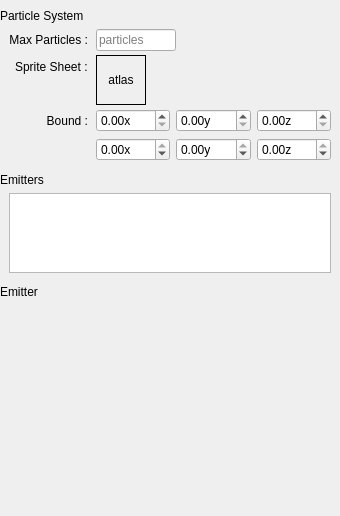
<?xml version="1.0" encoding="UTF-8"?>
<ui version="4.0">
 <class>Properties</class>
 <widget class="QDockWidget" name="Properties">
  <property name="geometry">
   <rect>
    <x>0</x>
    <y>0</y>
    <width>340</width>
    <height>516</height>
   </rect>
  </property>
  <property name="minimumSize">
   <size>
    <width>330</width>
    <height>91</height>
   </size>
  </property>
  <property name="features">
   <set>QDockWidget::DockWidgetMovable</set>
  </property>
  <property name="allowedAreas">
   <set>Qt::LeftDockWidgetArea|Qt::RightDockWidgetArea</set>
  </property>
  <property name="windowTitle">
   <string>Properties</string>
  </property>
  <widget class="QWidget" name="DockContents">
   <layout class="QVBoxLayout" name="verticalLayout">
    <property name="spacing">
     <number>0</number>
    </property>
    <property name="leftMargin">
     <number>0</number>
    </property>
    <property name="topMargin">
     <number>0</number>
    </property>
    <property name="rightMargin">
     <number>0</number>
    </property>
    <property name="bottomMargin">
     <number>0</number>
    </property>
    <item>
     <widget class="QScrollArea" name="Scroller">
      <property name="frameShape">
       <enum>QFrame::NoFrame</enum>
      </property>
      <property name="sizeAdjustPolicy">
       <enum>QAbstractScrollArea::AdjustToContents</enum>
      </property>
      <property name="widgetResizable">
       <bool>true</bool>
      </property>
      <widget class="QWidget" name="ScrollerContents">
       <property name="geometry">
        <rect>
         <x>0</x>
         <y>0</y>
         <width>340</width>
         <height>494</height>
        </rect>
       </property>
       <layout class="QVBoxLayout" name="verticalLayout_2" stretch="0,0,0,0,0,0,1">
        <property name="spacing">
         <number>0</number>
        </property>
        <property name="leftMargin">
         <number>0</number>
        </property>
        <property name="rightMargin">
         <number>0</number>
        </property>
        <item>
         <widget class="QLabel" name="ParticleHeader">
          <property name="autoFillBackground">
           <bool>false</bool>
          </property>
          <property name="text">
           <string>Particle System</string>
          </property>
          <property name="class" stdset="0">
           <string>header</string>
          </property>
         </widget>
        </item>
        <item>
         <layout class="QFormLayout" name="SystemGroup">
          <property name="labelAlignment">
           <set>Qt::AlignRight|Qt::AlignTrailing|Qt::AlignVCenter</set>
          </property>
          <property name="horizontalSpacing">
           <number>8</number>
          </property>
          <property name="verticalSpacing">
           <number>4</number>
          </property>
          <property name="leftMargin">
           <number>9</number>
          </property>
          <property name="topMargin">
           <number>6</number>
          </property>
          <property name="rightMargin">
           <number>9</number>
          </property>
          <property name="bottomMargin">
           <number>12</number>
          </property>
          <item row="0" column="1">
           <widget class="QLineEdit" name="MaxParticles">
            <property name="sizePolicy">
             <sizepolicy hsizetype="Preferred" vsizetype="Fixed">
              <horstretch>0</horstretch>
              <verstretch>0</verstretch>
             </sizepolicy>
            </property>
            <property name="maximumSize">
             <size>
              <width>80</width>
              <height>16777215</height>
             </size>
            </property>
            <property name="placeholderText">
             <string>particles</string>
            </property>
           </widget>
          </item>
          <item row="1" column="1">
           <widget class="DropLabel" name="SpriteSheet">
            <property name="minimumSize">
             <size>
              <width>50</width>
              <height>50</height>
             </size>
            </property>
            <property name="maximumSize">
             <size>
              <width>50</width>
              <height>16777215</height>
             </size>
            </property>
            <property name="acceptDrops">
             <bool>true</bool>
            </property>
            <property name="frameShape">
             <enum>QFrame::Box</enum>
            </property>
            <property name="text">
             <string>atlas</string>
            </property>
            <property name="alignment">
             <set>Qt::AlignCenter</set>
            </property>
           </widget>
          </item>
          <item row="2" column="1">
           <widget class="QWidget" name="Bound" native="true">
            <layout class="QGridLayout" name="gridLayout">
             <property name="leftMargin">
              <number>0</number>
             </property>
             <property name="topMargin">
              <number>0</number>
             </property>
             <property name="rightMargin">
              <number>0</number>
             </property>
             <property name="bottomMargin">
              <number>0</number>
             </property>
             <item row="0" column="2">
              <widget class="QcDoubleSpinBox" name="Bound3">
               <property name="maximumSize">
                <size>
                 <width>80</width>
                 <height>16777215</height>
                </size>
               </property>
               <property name="suffix">
                <string>z</string>
               </property>
               <property name="minimum">
                <double>0.000000000000000</double>
               </property>
               <property name="maximum">
                <double>999.990000000000009</double>
               </property>
               <property name="singleStep">
                <double>1.000000000000000</double>
               </property>
              </widget>
             </item>
             <item row="0" column="0">
              <widget class="QcDoubleSpinBox" name="Bound1">
               <property name="maximumSize">
                <size>
                 <width>80</width>
                 <height>16777215</height>
                </size>
               </property>
               <property name="suffix">
                <string>x</string>
               </property>
               <property name="minimum">
                <double>0.000000000000000</double>
               </property>
               <property name="maximum">
                <double>999.990000000000009</double>
               </property>
               <property name="singleStep">
                <double>1.000000000000000</double>
               </property>
              </widget>
             </item>
             <item row="0" column="1">
              <widget class="QcDoubleSpinBox" name="Bound2">
               <property name="maximumSize">
                <size>
                 <width>80</width>
                 <height>16777215</height>
                </size>
               </property>
               <property name="suffix">
                <string>y</string>
               </property>
               <property name="minimum">
                <double>0.000000000000000</double>
               </property>
               <property name="maximum">
                <double>999.990000000000009</double>
               </property>
               <property name="singleStep">
                <double>1.000000000000000</double>
               </property>
              </widget>
             </item>
             <item row="1" column="1">
              <widget class="QcDoubleSpinBox" name="Bound5">
               <property name="maximumSize">
                <size>
                 <width>80</width>
                 <height>16777215</height>
                </size>
               </property>
               <property name="suffix">
                <string>y</string>
               </property>
               <property name="minimum">
                <double>-999.990000000000009</double>
               </property>
               <property name="maximum">
                <double>0.000000000000000</double>
               </property>
               <property name="singleStep">
                <double>1.000000000000000</double>
               </property>
              </widget>
             </item>
             <item row="1" column="0">
              <widget class="QcDoubleSpinBox" name="Bound4">
               <property name="maximumSize">
                <size>
                 <width>80</width>
                 <height>16777215</height>
                </size>
               </property>
               <property name="suffix">
                <string>x</string>
               </property>
               <property name="minimum">
                <double>-999.990000000000009</double>
               </property>
               <property name="maximum">
                <double>0.000000000000000</double>
               </property>
               <property name="singleStep">
                <double>1.000000000000000</double>
               </property>
              </widget>
             </item>
             <item row="1" column="2">
              <widget class="QcDoubleSpinBox" name="Bound6">
               <property name="maximumSize">
                <size>
                 <width>80</width>
                 <height>16777215</height>
                </size>
               </property>
               <property name="suffix">
                <string>z</string>
               </property>
               <property name="minimum">
                <double>-999.990000000000009</double>
               </property>
               <property name="maximum">
                <double>0.000000000000000</double>
               </property>
               <property name="singleStep">
                <double>1.000000000000000</double>
               </property>
              </widget>
             </item>
            </layout>
           </widget>
          </item>
          <item row="0" column="0">
           <widget class="QLabel" name="MaxParticlesLabel">
            <property name="minimumSize">
             <size>
              <width>50</width>
              <height>0</height>
             </size>
            </property>
            <property name="text">
             <string>Max Particles :</string>
            </property>
            <property name="alignment">
             <set>Qt::AlignRight|Qt::AlignTrailing|Qt::AlignVCenter</set>
            </property>
           </widget>
          </item>
          <item row="1" column="0">
           <widget class="QLabel" name="SpriteSheetLabel">
            <property name="text">
             <string>Sprite Sheet :</string>
            </property>
           </widget>
          </item>
          <item row="2" column="0">
           <widget class="QLabel" name="LoopingLabel_2">
            <property name="minimumSize">
             <size>
              <width>59</width>
              <height>0</height>
             </size>
            </property>
            <property name="text">
             <string>Bound :</string>
            </property>
            <property name="alignment">
             <set>Qt::AlignRight|Qt::AlignTrailing|Qt::AlignVCenter</set>
            </property>
           </widget>
          </item>
         </layout>
        </item>
        <item>
         <widget class="QLabel" name="EmittersHeader">
          <property name="autoFillBackground">
           <bool>false</bool>
          </property>
          <property name="text">
           <string>Emitters</string>
          </property>
          <property name="class" stdset="0">
           <string>header</string>
          </property>
         </widget>
        </item>
        <item>
         <layout class="QVBoxLayout" name="EmittersGroup">
          <property name="leftMargin">
           <number>9</number>
          </property>
          <property name="topMargin">
           <number>6</number>
          </property>
          <property name="rightMargin">
           <number>9</number>
          </property>
          <property name="bottomMargin">
           <number>12</number>
          </property>
          <item>
           <widget class="EmitterListWidget" name="EmitterList">
            <property name="minimumSize">
             <size>
              <width>0</width>
              <height>80</height>
             </size>
            </property>
            <property name="maximumSize">
             <size>
              <width>16777215</width>
              <height>80</height>
             </size>
            </property>
            <property name="acceptDrops">
             <bool>true</bool>
            </property>
            <property name="editTriggers">
             <set>QAbstractItemView::EditKeyPressed|QAbstractItemView::SelectedClicked</set>
            </property>
            <property name="dragEnabled">
             <bool>true</bool>
            </property>
            <property name="dragDropMode">
             <enum>QAbstractItemView::DragDrop</enum>
            </property>
            <property name="defaultDropAction">
             <enum>Qt::MoveAction</enum>
            </property>
            <property name="verticalScrollMode">
             <enum>QAbstractItemView::ScrollPerPixel</enum>
            </property>
            <property name="spacing">
             <number>4</number>
            </property>
           </widget>
          </item>
         </layout>
        </item>
        <item>
         <widget class="QLabel" name="EmitterHeader">
          <property name="autoFillBackground">
           <bool>false</bool>
          </property>
          <property name="text">
           <string>Emitter</string>
          </property>
          <property name="class" stdset="0">
           <string>header</string>
          </property>
         </widget>
        </item>
        <item>
         <widget class="EmitterWidget" name="Emitter" native="true"/>
        </item>
        <item>
         <spacer name="verticalSpacer">
          <property name="orientation">
           <enum>Qt::Vertical</enum>
          </property>
          <property name="sizeHint" stdset="0">
           <size>
            <width>20</width>
            <height>40</height>
           </size>
          </property>
         </spacer>
        </item>
       </layout>
      </widget>
     </widget>
    </item>
   </layout>
  </widget>
 </widget>
 <customwidgets>
  <customwidget>
   <class>QcDoubleSpinBox</class>
   <extends>QDoubleSpinBox</extends>
   <header>qcdoublespinbox.h</header>
  </customwidget>
  <customwidget>
   <class>DropLabel</class>
   <extends>QLabel</extends>
   <header>droplabel.h</header>
  </customwidget>
  <customwidget>
   <class>EmitterListWidget</class>
   <extends>QListWidget</extends>
   <header>emitterlistwidget.h</header>
  </customwidget>
  <customwidget>
   <class>EmitterWidget</class>
   <extends>QWidget</extends>
   <header>emitterwidget.h</header>
   <container>1</container>
  </customwidget>
 </customwidgets>
 <resources/>
 <connections/>
</ui>
